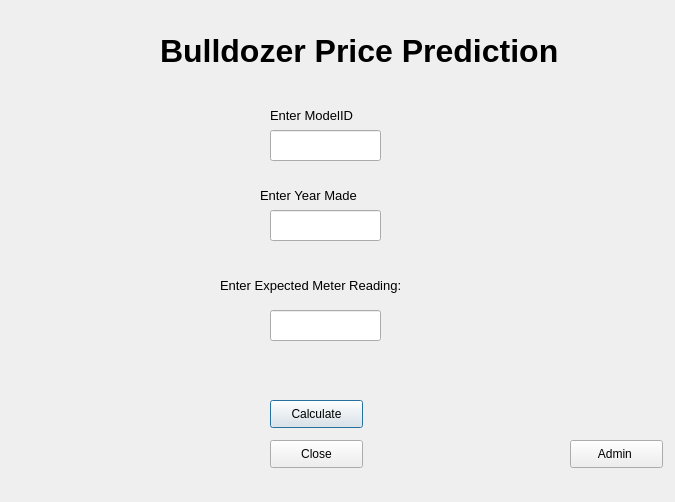
<?xml version="1.0" encoding="UTF-8"?>
<ui version="4.0">
 <class>Dialog</class>
 <widget class="QDialog" name="Dialog">
  <property name="geometry">
   <rect>
    <x>0</x>
    <y>0</y>
    <width>675</width>
    <height>502</height>
   </rect>
  </property>
  <property name="windowTitle">
   <string>Dialog</string>
  </property>
  <widget class="QLabel" name="label">
   <property name="geometry">
    <rect>
     <x>160</x>
     <y>20</y>
     <width>531</width>
     <height>61</height>
    </rect>
   </property>
   <property name="font">
    <font>
     <pointsize>24</pointsize>
     <weight>75</weight>
     <bold>true</bold>
    </font>
   </property>
   <property name="text">
    <string>Bulldozer Price Prediction</string>
   </property>
  </widget>
  <widget class="QLabel" name="label_2">
   <property name="geometry">
    <rect>
     <x>270</x>
     <y>100</y>
     <width>121</width>
     <height>31</height>
    </rect>
   </property>
   <property name="font">
    <font>
     <pointsize>10</pointsize>
    </font>
   </property>
   <property name="text">
    <string>Enter ModelID</string>
   </property>
  </widget>
  <widget class="QLineEdit" name="modelID">
   <property name="geometry">
    <rect>
     <x>270</x>
     <y>130</y>
     <width>111</width>
     <height>31</height>
    </rect>
   </property>
  </widget>
  <widget class="QLabel" name="label_3">
   <property name="geometry">
    <rect>
     <x>260</x>
     <y>180</y>
     <width>131</width>
     <height>31</height>
    </rect>
   </property>
   <property name="font">
    <font>
     <pointsize>10</pointsize>
    </font>
   </property>
   <property name="text">
    <string>Enter Year Made</string>
   </property>
  </widget>
  <widget class="QLineEdit" name="YearMade">
   <property name="geometry">
    <rect>
     <x>270</x>
     <y>210</y>
     <width>111</width>
     <height>31</height>
    </rect>
   </property>
  </widget>
  <widget class="QLabel" name="label_4">
   <property name="geometry">
    <rect>
     <x>220</x>
     <y>270</y>
     <width>241</width>
     <height>31</height>
    </rect>
   </property>
   <property name="font">
    <font>
     <pointsize>10</pointsize>
    </font>
   </property>
   <property name="text">
    <string>Enter Expected Meter Reading:</string>
   </property>
  </widget>
  <widget class="QLineEdit" name="MeterReading">
   <property name="geometry">
    <rect>
     <x>270</x>
     <y>310</y>
     <width>111</width>
     <height>31</height>
    </rect>
   </property>
  </widget>
  <widget class="QPushButton" name="Calculate">
   <property name="geometry">
    <rect>
     <x>270</x>
     <y>400</y>
     <width>93</width>
     <height>28</height>
    </rect>
   </property>
   <property name="text">
    <string>Calculate</string>
   </property>
  </widget>
  <widget class="QPushButton" name="Clear">
   <property name="geometry">
    <rect>
     <x>270</x>
     <y>440</y>
     <width>93</width>
     <height>28</height>
    </rect>
   </property>
   <property name="text">
    <string>Close</string>
   </property>
  </widget>
  <widget class="QPushButton" name="adminButton">
   <property name="geometry">
    <rect>
     <x>570</x>
     <y>440</y>
     <width>93</width>
     <height>28</height>
    </rect>
   </property>
   <property name="text">
    <string>Admin </string>
   </property>
  </widget>
 </widget>
 <resources/>
 <connections/>
</ui>
